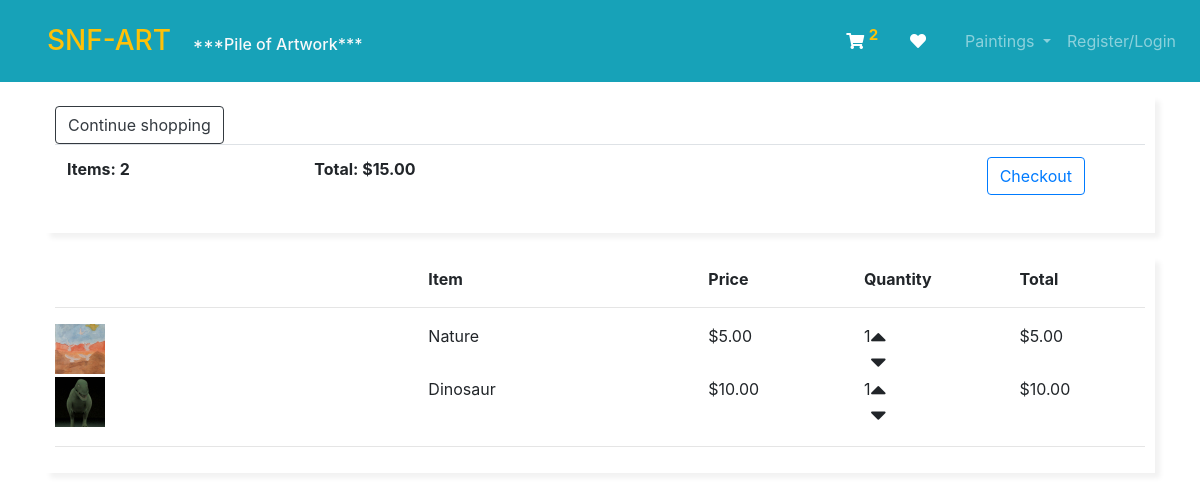
The app's page /cart/ (signed in) with its own data.
### Page/models.py (models this page shows, shortened)
class Order(models.Model):
    customer = models.ForeignKey(Customer, on_delete=models.SET_NULL, null=True, blank=True)
    date_order = models.DateTimeField(auto_now_add=True)
    complete = models.BooleanField(default=False, null=True, blank=True)
    Transaction_id = models.CharField(max_length=100, null=True)
    @property
    def get_cart_total(self):
        orderitem = self.orderitem_set.all()
        total = sum([item.get_total for item in orderitem])
        return total
    @property
    def get_cart_item(self):
        orderitem = self.orderitem_set.all()
        total = sum([item.quantity for item in orderitem])
        return total

class OrderItem(models.Model):
    product = models.ForeignKey(Product, on_delete=models.SET_NULL, null=True, blank=True)
    order = models.ForeignKey(Order, on_delete=models.SET_NULL, null=True, blank=True)
    quantity = models.IntegerField(default=0, null=True, blank=True)
    date_added = models.DateTimeField(auto_now_add=True)
    @property
    def get_total(self):
        total = self.product.price*self.quantity
        return total

class Product(models.Model):
    name = models.CharField(max_length=100, null=True)
    price = models.FloatField()
    digital = models.BooleanField(default=False, null=True, blank=True)
    pic = models.ImageField(null=True, blank=True)
    @property
    def picUrl(self):
        try:
            url = self.pic.url
        except:
            url = ''
        return url

### Page/views.py (the view)
# urls.py: path('cart/', views.cart, name='cart'),
def cart(request):
    if request.user.is_authenticated:
        customer = request.user.customer
        order, created = Order.objects.get_or_create(customer=customer, complete=False)
        items = order.orderitem_set.all()
        cartItems = order.get_cart_item
    else:
        items = []
        order = {'get_cart_total': 0, 'get_cart_item': 0, 'shipping': False}
        cartItems = order['get_cart_item']
    context = {'items': items, 'order': order, 'cartItems': cartItems}
    return render(request, 'Page/cart.html', context)

### Page/templates/Page/cart.html (shortened to what this page needs)
<!DOCTYPE html>
<html lang="en">
<head>
    {%load static%}
    <link rel="stylesheet" type="text/css" href="{% static 'css/main.css'%}">
    <link rel="stylesheet" href="https://use.fontawesome.com/releases/v5.7.0/css/all.css"
>
    <link rel="stylesheet" href="https://cdn.jsdelivr.net/npm/bootstrap@4.5.3/dist/css/bootstrap.min.css"
>
</head>
<body>
    <nav class=" navbar navbar-expand-md navbar-dark bg-info fixed-top" >
        <div class="container">
        <a class="navbar-brand text-warning p-3" href="{% url 'top' %}"><span class="h3">SNF-ART</span>
            <span class="d-none d-sm-inline text-light h6 p-3"> ***Pile of Artwork*** </span></a>
        <div class="d-flex justify-content-end">
        <a class="nav-link text-warning" href="{% url 'cart' %}"><i class="fa fa-shopping-cart text-white"></i>
            <sup style="font-size:15px;"><strong>{{ cartItems }}</strong></sup></a>
        <a class="nav-link" href="{% url 'like' %}"><i class="fa fa-heart text-white" aria-hidden="true"></i></a>
        </div> </div>
        <div class="collapse navbar-collapse" id="dropdownmenu">
            <ul class="navbar-nav">
                <li class="nav-item dropdown"><a class="nav-link dropdown-toggle" data-toggle="dropdown"
                                                 data-target="dropdownitem" href="{% url 'top' %}">Paintings
                </a>
                </li>
                <li class="nav-item"><a class="nav-link" href="{% url 'login' %}">Register/Login</a></li>
            </ul>
        </div>
    </nav>
<br><br><br><br>
    <div class="container">
        <div class="row">
            <div class="col">
                <div class="box-element">
                    <a class="btn btn-outline-dark" href="{% url 'top' %}"> Continue shopping </a>
                    <table class="table">
                         <tr>
                            <th>Items: {{order.get_cart_item}}</th>
                            <th>Total: ${{order.get_cart_total|floatformat:2}}</th>
                            <th>
                                <a class="btn btn-outline-primary float mr-5" href="{% url 'checkout' %}"> Checkout</a>
                            </th>
                         </tr>
                    </table>
                </div>
                <br>
             <div class="box-element">
                 <div class="row">
                     <div class="col-4"></div>
                     <div class="col-3"><strong>Item</strong></div>
                     <div class="col"><strong>Price</strong></div>
                     <div class="col"><strong>Quantity</strong></div>
                     <div class="col"><strong>Total</strong></div>
                 </div>
                 <hr>
                 {% for item in items %}
                 <div class="row">
                     <div class="col-4"><img width='50' src="{{ item.product.picUrl }}"> </div>
                     <div class="col-3">{{ item.product.name }}</div>
                     <div class="col">${{ item.product.price|floatformat:2 }}</div>
                     <div class="col d-flex"> {{ item.quantity }}
                         <div>
                             <i data-product={{item.product.id}} data-action="add" class="fas fa-caret-up d-block update-cart"
                             style="font-size:25px;"></i>
                             <i data-product="{{item.product.id}}" data-action="remove" class="fas fa-caret-down update-cart"
                             style="font-size:25px;"></i>
                         </div></div>
                     <div class="col">${{ item.get_total|floatformat:2 }}</div>
                 </div>
                 {% endfor %}
                 <hr>
             </div>
            </div>
            </div>
        </div>
</body>
</html>

### static/css/main.css (style rules this page uses)
.fas { font-size:80px; }
.box-element { box-shadow:5px 5px 5px #f2f2f2; background-color:white; border-radius:5x; padding:10px; }
.float { float:right; }

### records on screen
Order: get_cart_item "2", get_cart_total "15.00"
OrderItem: product.picUrl (picture), product.name "Nature", product.price "5.00", quantity "1", get_total "5.00"
OrderItem: product.picUrl (picture), product.name "Dinosaur", product.price "10.00", quantity "1", get_total "10.00"

### other values on screen
{{ cartItems }} "2"
